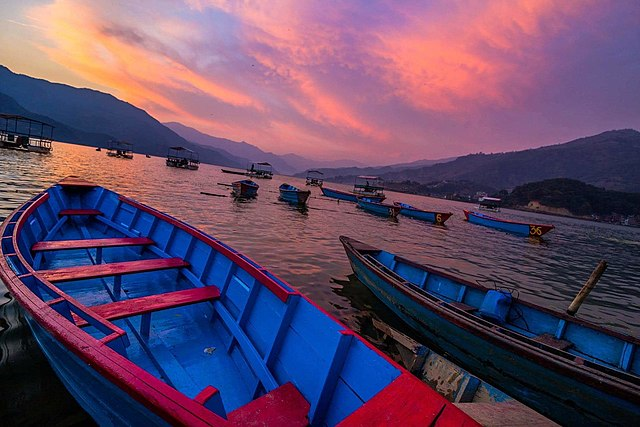
#> input picture CSE 498 - Computer Vision - Development in Python/HW1 - Denoising and Sharpening/data/task1/2.jpg, 640 x 427 px, found by its file name; its folder holds 2 pictures in this run
$ python task1p2.py
#> lines starting #> are read from the running program, lines starting #| are printed output that depends on the picture
import cv2
import os
import numpy as np
import argparse
from PIL import Image
from pylab import *
from skimage.exposure import rescale_intensity


def convolve(image, kernel, numDivide):  # Code provided by PyImageSearch
    # gets the spatial dimensions of both inputs
    (iH, iW) = image.shape[:2]
    (kH, kW) = kernel.shape[:2]

    pad = (kW - 1) // 2  # for example, 3x3 kernal = 3-1 / 2 = 1 <- how much we need to pad by

    # pad the image by replicating the border
    image = cv2.copyMakeBorder(image, pad, pad, pad, pad, cv2.BORDER_REPLICATE)
    output = np.zeros((iH, iW), dtype="float32")

    # loop over the image, while sliding the kernel we are using (let-right, top-bottom)
    for y in np.arange(pad, iH + pad):
        # skips the length of pad, so it may start on actual start pixel
        for x in np.arange(pad, iW + pad):
            # extracts region of interest (roi)
            roi = image[y - pad:y + pad + 1, x - pad: x + pad + 1]  # grabs guys around the target y and x
            k = (roi * kernel).sum() / numDivide  # do matrix multiplication -> this is center value
            # some kernels don't require division, but gaussian filter does (1/16 * matrix table)
            output[y - pad, x - pad] = k  # reason for subtract is output size not same as img, due to padding
    # make sure that our values are within range
    # output = rescale_intensity(output, in_range=(0, 255))
    # output = (output * 255).astype("uint8")
    # return the output image
    return output


# --Setup (REPLACE THE FOLLOWING DIRECTORIES WITH WHAT YOU WANT TO WORK WITH)
directory = r'/home/aspiv/Classes/CSE498/HW1/data/task1'
img_path1 = r'/home/aspiv/Classes/CSE498/HW1/data/task1/1.jpg'
img_path2 = r'/home/aspiv/Classes/CSE498/HW1/data/task1/2.jpg'
output_dir = r'/home/aspiv/Classes/CSE498/HW1/output/task1'

# --Read Image and Split Channels
# img0 = Image.open(img_path2)
img = cv2.imread(img_path2)
#> img is the input picture: shape (427, 640, 3); mean B, G, R 102.1, 73.6, 99.5
red, green, blue = cv2.split(img)

# [7 lines of commented-out code are left out]
sharpen = np.array((
    [0, -1, 0],
    [-1, 5, -1],
    [0, -1, 0]), dtype="int")
gaussian2 = np.array((  # /16
    [1, 2, 1],
    [2, 4, 2],
    [1, 2, 1]), dtype="int")
gaussian3 = np.array((  # /273
    [1, 4, 7, 4, 1],
    [4, 16, 26, 16, 4],
    [7, 26, 41, 26, 7],
    [4, 16, 26, 16, 4],
    [1, 4, 7, 4, 1]), dtype="int")
gaussian = np.array((  # /100
    [1, 2, 4, 2, 1],
    [2, 4, 8, 4, 2],
    [4, 8, 16, 8, 4],
    [2, 4, 8, 4, 2],
    [1, 2, 4, 2, 1]), dtype="int")
"""
gaussian = np.array(( #for some reason, trying to do the division within the matrix, ends up increasing
	[1/16, 2/16, 1/16], #brightness and saturation (harder to see)
	[2/16, 4/16, 2/16],
	[1/16, 2/16, 1/16]), dtype="int")
"""

# --Computer Generated Gaussian (for comparison)
cGaussianIMG = cv2.GaussianBlur(img, (5, 5), 0)

# [9 lines of commented-out code are left out]
redG = convolve(red, gaussian, 100)
greenG = convolve(green, gaussian, 100)
blueG = convolve(blue, gaussian, 100)
#> call 3 of convolve, with kernel = array of shape (5, 5), numDivide = 100
#> in convolve (call 3), `image = cv2.copyMakeBorder(image, pad, pad, pad, pad, cv2.BORDER_REPLI..`:
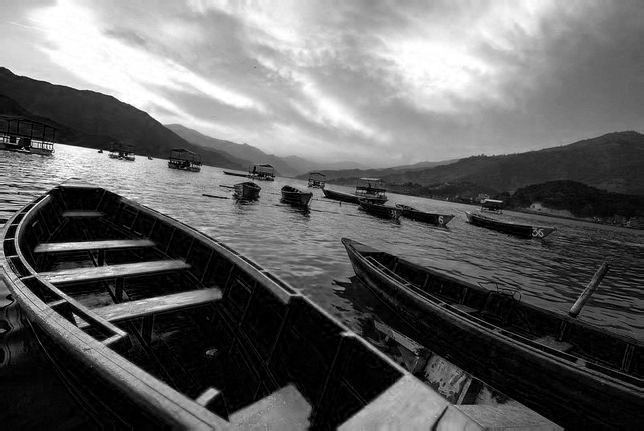
#> image: shape (431, 644); min 0, max 255, mean 99.6
# redG = Image.fromarray(convolve(red, gaussian), 'R')
# greenG = Image.fromarray(convolve(green, gaussian), 'G')
# blueG = Image.fromarray(convolve(blue, gaussian), 'B')
gaussianIMG = cv2.merge((redG, greenG, blueG))

# --(I - G(I)) = D(I) && (I + D(I)) = I'
diff = img - gaussianIMG
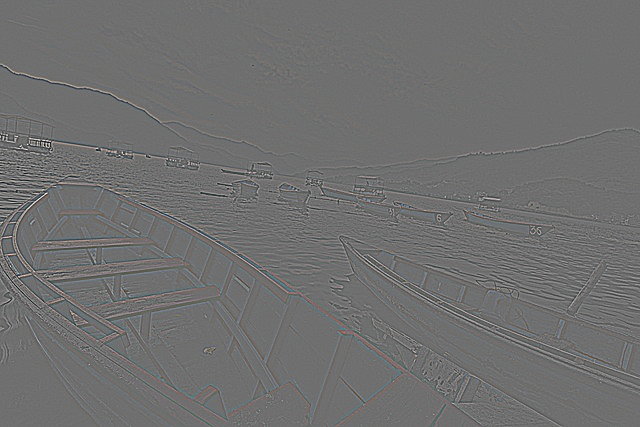
#> diff: shape (427, 640, 3) float32; mean B, G, R 0, 0, 0; drawn with min black and max white
# diff = rescale_intensity(diff, in_range=(0, 255))
# diff = (diff * 255).astype("uint8")
result = img + diff
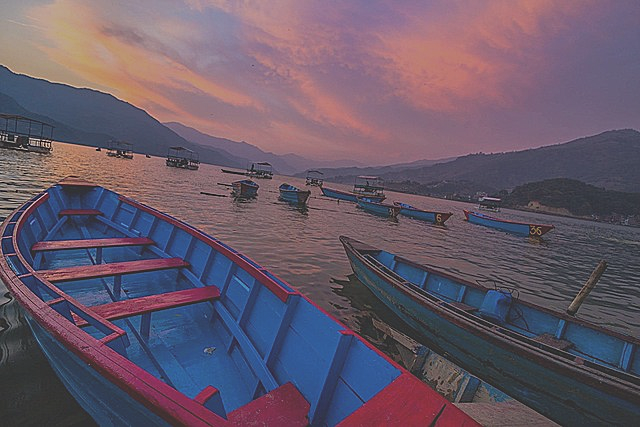
#> result: shape (427, 640, 3) float32; mean B, G, R 102.1, 73.6, 99.5; drawn with min black and max white
result = rescale_intensity(result, in_range=(0, 255))
result = (result * 255).astype("uint8")

# --Printing Results
cv2.imshow('Original', img)

cv2.imshow('Gaussian Image', gaussianIMG)
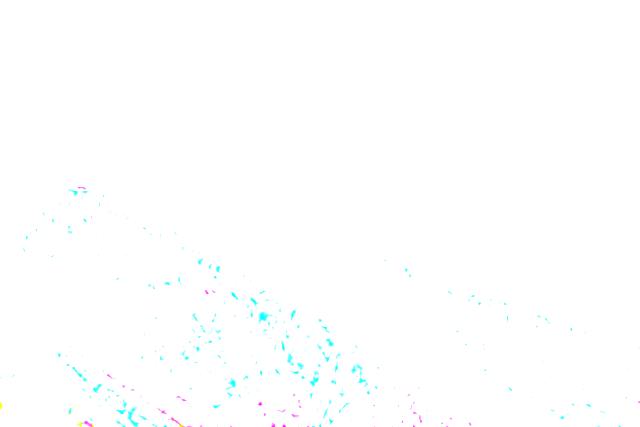
#> window 'Gaussian Image': shape (427, 640, 3); mean B, G, R 255, 254.9, 254
cv2.imshow('Computer Generated Gaussian', cGaussianIMG)

cdiff = img - cGaussianIMG
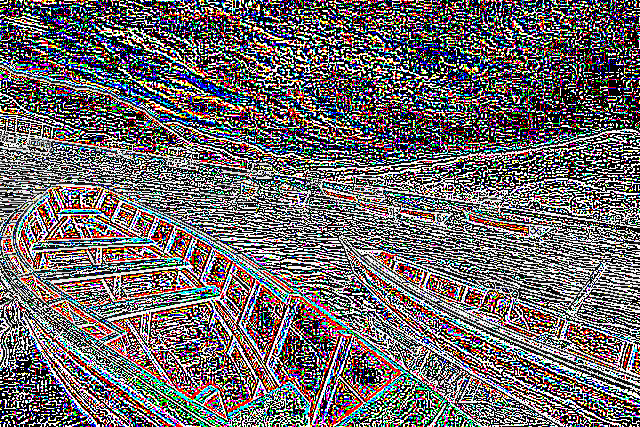
#> cdiff: shape (427, 640, 3); mean B, G, R 106.5, 104.8, 110.2
cv2.imshow('Residual Image', cdiff)
cv2.imshow('Computer Generated Residual Image', diff)
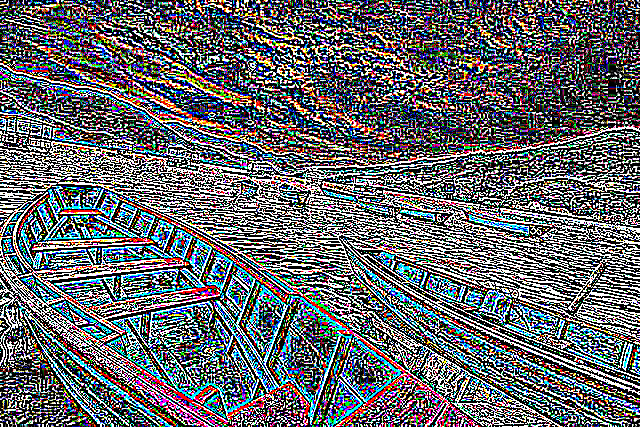
#> window 'Computer Generated Residual Im': shape (427, 640, 3); mean B, G, R 107, 103.3, 101.2

cresult = img + cdiff
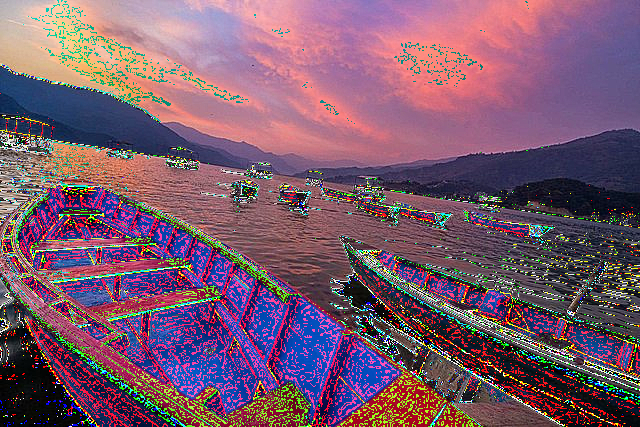
#> cresult: shape (427, 640, 3); mean B, G, R 108.9, 89.1, 122.2
cv2.imshow('Computer Result', cresult)
cv2.imshow('Result: Normal Operations', result)

# [4 lines of commented-out code are left out]

""" #This attempt here was trying to fix the weird pixel overlay on edges
#Completey unnecessary since the issues that develop was rescaling intensity to early
# --Try applying difference individually
red1, green1, blue1 = cv2.split(img)
#gr1 = red1 - redG
gr1 = red1 - redG

gg1 = green1 - greenG
gb1 = blue1 - blueG
dr1 = red1 + gr1
dg1 = green1 + gg1
db1 = blue1 + gb1

otherresult = cv2.merge((dr1, dg1, db1))
cv2.imshow('Individual Operations before Merge', otherresult)
cv2.imshow('red1', red1)
cv2.imshow('gr1', gr1)
cv2.imshow('dr1', dr1)

gr1 = red1 - cv2.cvtColor(gaussianIMG, cv2.COLOR_BGR2GRAY)
gg1 = green1 - cv2.cvtColor(gaussianIMG, cv2.COLOR_BGR2GRAY)
gb1 = blue1 - cv2.cvtColor(gaussianIMG, cv2.COLOR_BGR2GRAY)
otherresult = cv2.merge((dr1, dg1, db1))
cv2.imshow('2Individual Operations before Merge', otherresult)
cv2.imshow('red2', red1)
cv2.imshow('gr2', gr1)
cv2.imshow('dr2', dr1)
"""

# --Saving Results
filename = 'enhanced2.jpg'
os.chdir(output_dir)
print("before")
print(os.listdir(output_dir))
cv2.imwrite(filename, result)
print("after")
print(os.listdir(output_dir))

# --Close Window
cv2.waitKey(0)
cv2.destroyAllWindows()
